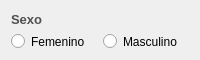
                    <widget class="QWidget" name="espacio_sexo" native="true">
                     <property name="sizePolicy">
                      <sizepolicy hsizetype="Preferred" vsizetype="Preferred">
                       <horstretch>0</horstretch>
                       <verstretch>0</verstretch>
                      </sizepolicy>
                     </property>
                     <property name="minimumSize">
                      <size>
                       <width>0</width>
                       <height>60</height>
                      </size>
                     </property>
                     <property name="maximumSize">
                      <size>
                       <width>16777215</width>
                       <height>0</height>
                      </size>
                     </property>
                     <layout class="QGridLayout" name="gridLayout_2">
                      <item row="0" column="0">
                       <widget class="QLabel" name="label_sexo">
                        <property name="sizePolicy">
                         <sizepolicy hsizetype="Preferred" vsizetype="Preferred">
                          <horstretch>0</horstretch>
                          <verstretch>2</verstretch>
                         </sizepolicy>
                        </property>
                        <property name="maximumSize">
                         <size>
                          <width>16777215</width>
                          <height>20</height>
                         </size>
                        </property>
                        <property name="font">
                         <font>
                          <family>Arial</family>
                          <pointsize>10</pointsize>
                          <weight>75</weight>
                          <bold>true</bold>
                         </font>
                        </property>
                        <property name="styleSheet">
                         <string notr="true">QLabel{
		
	color: rgb(80, 80, 80);

	border-color: #ffffff;


}
</string>
                        </property>
                        <property name="text">
                         <string>Sexo</string>
                        </property>
                        <property name="scaledContents">
                         <bool>false</bool>
                        </property>
                       </widget>
                      </item>
                      <item row="1" column="0" alignment="Qt::AlignLeft">
                       <widget class="QRadioButton" name="input_sexo_femenino">
                        <property name="minimumSize">
                         <size>
                          <width>0</width>
                          <height>0</height>
                         </size>
                        </property>
                        <property name="maximumSize">
                         <size>
                          <width>100</width>
                          <height>16777215</height>
                         </size>
                        </property>
                        <property name="styleSheet">
                         <string notr="true">QRadioButton{

	
	font: 75 10pt &quot;Arial&quot;;
	border-color:#ffffff;

}</string>
                        </property>
                        <property name="text">
                         <string>Femenino</string>
                        </property>
                       </widget>
                      </item>
                      <item row="1" column="1">
                       <widget class="QRadioButton" name="input_sexo_masculino">
                        <property name="minimumSize">
                         <size>
                          <width>0</width>
                          <height>0</height>
                         </size>
                        </property>
                        <property name="maximumSize">
                         <size>
                          <width>100</width>
                          <height>16777215</height>
                         </size>
                        </property>
                        <property name="styleSheet">
                         <string notr="true">QRadioButton{

	
	font: 75 10pt &quot;Arial&quot;;
	border-color:#ffffff;

}</string>
                        </property>
                        <property name="text">
                         <string>Masculino</string>
                        </property>
                       </widget>
                      </item>
                     </layout>
                    </widget>
